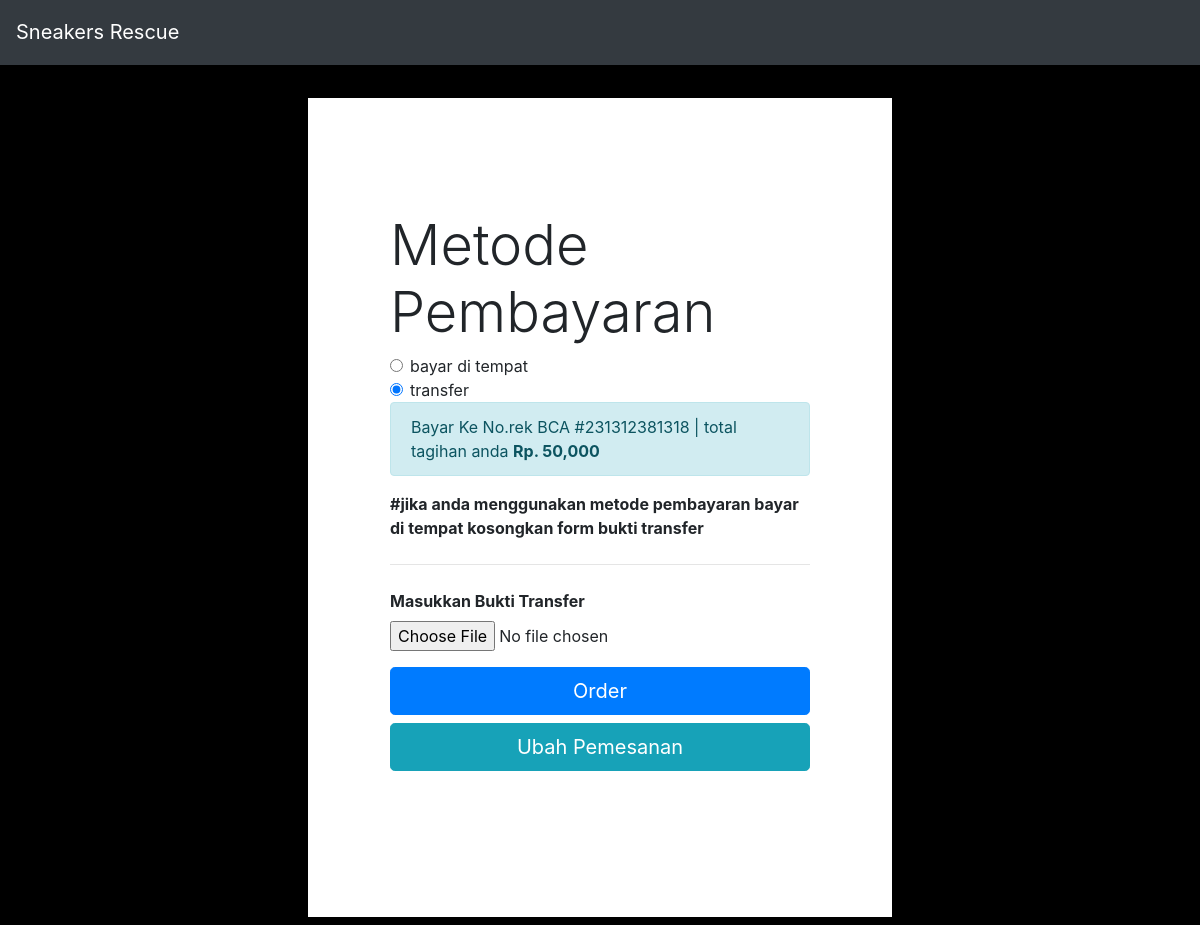
Screenshot of /bayar.php?id=61 with the database file from the repository.
### tables this page shows
CREATE TABLE `metode` (
  `id_metode` int(11) NOT NULL,
  `metode` varchar(20) NOT NULL
);

CREATE TABLE `orderan` (
  `id_orderan` int(11) NOT NULL,
  `pelanggan` varchar(50) NOT NULL,
  `tanggal_order` date NOT NULL,
  `merk_sepatu` varchar(50) NOT NULL,
  `ukuran_sepatu` int(11) NOT NULL,
  `treatment` varchar(50) NOT NULL,
  `note` text NOT NULL,
  `alamat` varchar(100) NOT NULL,
  `harga` int(11) NOT NULL,
  `status` varchar(100) NOT NULL DEFAULT 'pending'
);

### bayar.php (the view, shortened to what this page needs)
<?php
require_once 'admin/conn.php';
$id_or = $_GET["id"];
$ambil = $conn->query("SELECT * FROM orderan WHERE id_orderan = '$id_or' ");
$order = $ambil->fetch_assoc();
$data_met = array();
$metod = $conn->query("SELECT * FROM metode");
while ($met = $metod->fetch_assoc()) {
  $data_met[] = $met;
}
?>
<!DOCTYPE html>
<html lang="en">
<head>
  <link rel="stylesheet" href="https://stackpath.bootstrapcdn.com/bootstrap/4.4.1/css/bootstrap.min.css">
  <link rel="stylesheet" type="text/css" href="assets/style.css">
</head>
<body class="body-bayar">
  <div class="navbar">
    <nav class="navbar navbar-expand-lg navbar-dark bg-dark fixed-top">
      <a class="navbar-brand" href="index.php">Sneakers Rescue</a>
    </nav>
    <div class="container bayar">
      <div class="jumbotron">
        <h1 class="display-4">Metode Pembayaran</h1>
        <form method="post" enctype="multipart/form-data">
          <?php foreach ($data_met as $key => $value) : ?>
            <div class="form-check">
              <input class="form-check-input" type="radio" name="metod" value="<?= $value['metode']; ?>" checked>
              <label class="form-check-label">
                <?= $value['metode']; ?>
              </label>
            </div>
          <?php endforeach ?>
          <div class="alert alert-info"> Bayar Ke No.rek BCA #231312381318 | total tagihan anda <strong>Rp. <?= number_format($order['harga']); ?></div>
          #jika anda menggunakan metode pembayaran bayar di tempat kosongkan form bukti transfer
          <hr class="my-4">
          <div class="form-group">
            <label for="exampleFormControlFile1">Masukkan Bukti Transfer</label>
            <input type="file" class="form-control-file" id="exampleFormControlFile1" name="foto">
          </div>
        </form>
        <button type="submit" class="btn btn-primary btn-lg btn-block" name="bayar">Order</button>
        <a href="ubah.php?id=<?= $order['id_orderan']; ?>" class="btn btn-info btn-lg btn-block">Ubah Pemesanan</a>
      </div>
    </div>
  </div>
</body>
</html>

### assets/style.css (style rules this page uses)
.navbar { width: 100%; height: 7%; }
.bayar { width: 50%; margin-top: 7%; box-shadow: 0 3px 20px rgba(0, 0, 0, 0.3); padding: 50px; background-color: white; }
.jumbotron { background-color: white; }
.body-bayar { background-color: black; }

### rows the page displays
metode: metode "bayar di tempat"
metode: metode "transfer"
orderan: harga "50,000"
